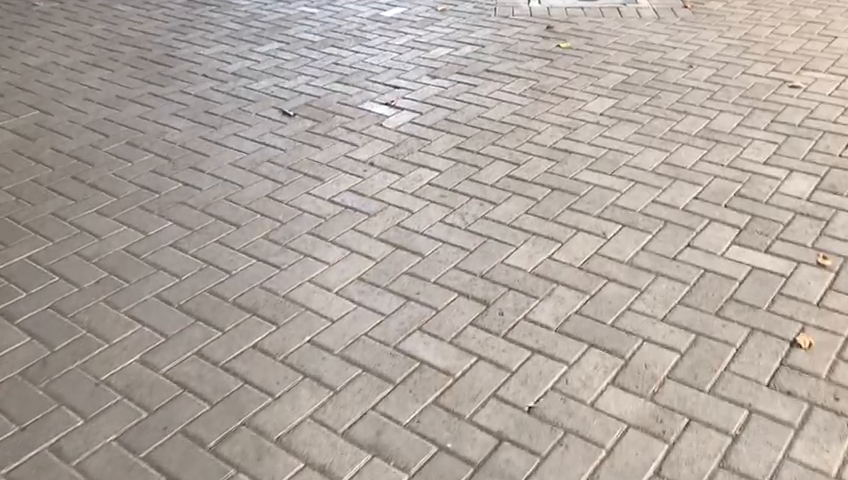
#> input picture frame 13 of trotoar.mp4, 848 x 480 px
$ jupyter execute --allow-errors 'imagecls (1).ipynb'   (older library calls are emulated)
#> lines starting #> are read from the running program, lines starting #| are printed output that depends on the picture
# Importing Library

[cell 1]
import pandas as pd
import math
from sklearn.metrics import classification_report, confusion_matrix
from sklearn.metrics import accuracy_score
import skimage.io
import skimage.feature
import matplotlib.pyplot as plt
#support algorithm for machine learning
from sklearn.ensemble import BaggingClassifier
from sklearn.ensemble import GradientBoostingRegressor


import numpy as np
from sklearn.svm import SVC
from sklearn.ensemble import ExtraTreesClassifier
import cv2 as cv

# Normalization & classifier

[cell 2]
def classifier(ExtraTreesCls,x_test):
    y_pred = ExtraTreesCls.predict(x_test)
    print(y_pred, end="")
    if y_pred[len(y_pred)-1] == 0:
        print("aspal -> ")
    elif y_pred[len(y_pred)-1] == 1:
        print("trotoar -> ")

def Normalizer(x_train):
    for column in x_train:
        x_train[column] = (x_train[column] - x_train[column].mean()) / x_train[column].std()
    return x_train

# Read csv file & data Training

#> (a cell that did not finish here is left out)

# Running Camera with Opencv

[cell 4]
cam = cv.VideoCapture('Video/trotoar.mp4')
xx = 184
yy = 1623
data = []
analysis = []
number=0
while True:
    isTrue, frame = cam.read()
#> frame is the input picture: shape (480, 848, 3); mean B, G, R 158.7, 165.9, 175.3
    if isTrue == False:
        break
    resize = cv.resize(frame, (1080,1920))
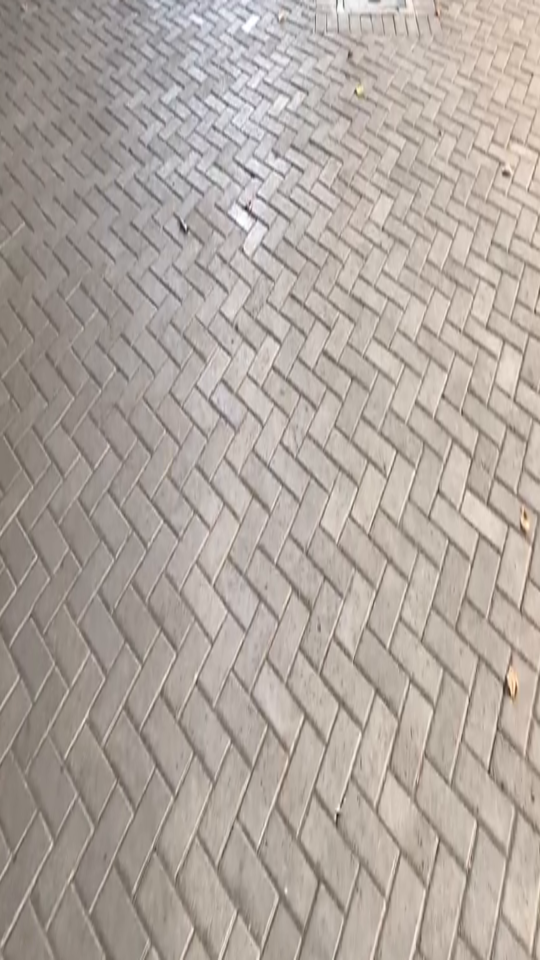
#> resize: shape (1920, 1080, 3) (shown at 1/2 size); mean B, G, R 158.5, 165.8, 175.2
    gray = cv.cvtColor(resize, cv.COLOR_BGR2GRAY)
    #print(gray)
    im = gray[yy:yy + 297, xx:xx + 712]
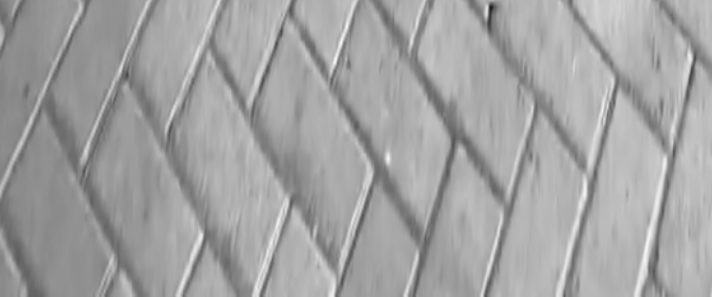
#> im: shape (297, 712); min 24, max 248, mean 162.3
    g = skimage.feature.greycomatrix(im, [1], [0], 256, symmetric=True, normed=True)
    a1 = skimage.feature.greycoprops(g, 'contrast')[0][0]
#> a1 = 44.25
    a2 = skimage.feature.greycoprops(g, 'energy')[0][0]
#> a2 = 0.0417
    a3 = skimage.feature.greycoprops(g, 'homogeneity')[0][0]
#> a3 = 0.383
    a4 = skimage.feature.greycoprops(g, 'correlation')[0][0]
#> a4 = 0.959
    a5 = skimage.feature.greycoprops(g, 'dissimilarity')[0][0]
#> a5 = 3.69
    a6 = skimage.feature.greycoprops(g, 'ASM')[0][0]
#> a6 = 0.00174
    a7 = skimage.measure.shannon_entropy(g)
#> a7 = 1.41
    temp = [a1, a2, a3, a4, a5, a6, a7];
#> temp = [44.25, 0.0417, 0.383, 0.959, 3.69, 0.00174, 1.41]
    #temp = [a1];
    data.append(temp)
    analysis.append(temp)
    if len(data) == 5:
        x_test = pd.DataFrame(data, columns=['contrast', 'energy','homogeneity', 'correlation', 'dissimilarity', 'ASM', 'Entrophy'])
        #x_test = pd.DataFrame(data, columns=['contrast'])
        x_test_normalized = Normalizer(x_test)
        classifier(ExtraTreesCls, x_test_normalized)
        data.clear()
    cv.imshow('Unfitured video', frame)
    if cv.waitKey(1) == ord('q'):
#> (key q is pressed here)
        break
print(len(gray[0]))
#| 1080
#release the recording device
cam.release()
#destroy the window
cv.destroyAllWindows()

[cell 5]
ya1=[]
ya2=[]
ya3=[]
ya4=[]
ya5=[]
ya6=[]
ya7=[]
indx = []
for idx,x in enumerate(analysis):
    ya1.append(x[0])
    ya2.append(x[1])
    ya3.append(x[2])
    ya4.append(x[3])
    ya5.append(x[4])
    ya6.append(x[5])
    ya7.append(x[6])
    indx.append(idx)
#> this loop made 1 pass
#> after the loop, indx = [0]; ya1 = [44.25]; ya2 = [0.0417]; ya3 = [0.383]; ya4 = [0.959]; ya5 = [3.69]; ya6 = [0.00174]; ya7 = [1.41]

plt.style.use('seaborn')
fig, ax = plt.subplots(figsize=(15,9))
ax.plot(indx, ya1)
# [6 lines of commented-out code are left out]
plt.show()
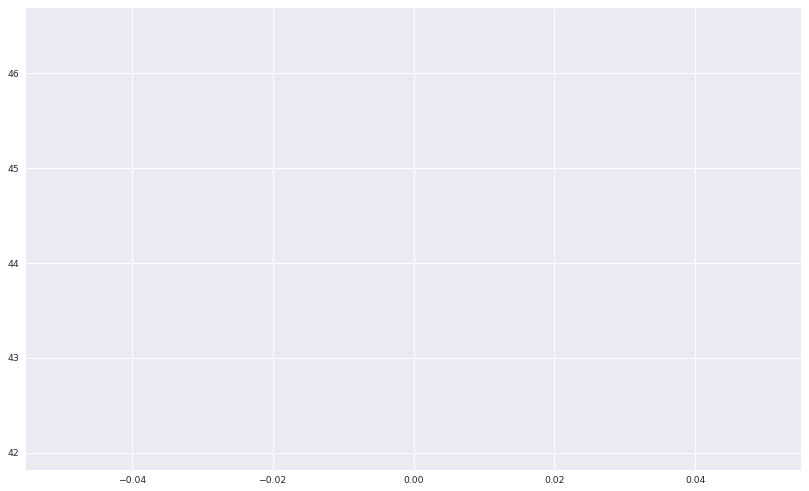
#> figure drawn by matplotlib, 1 panel

$ run again, starting later in the video
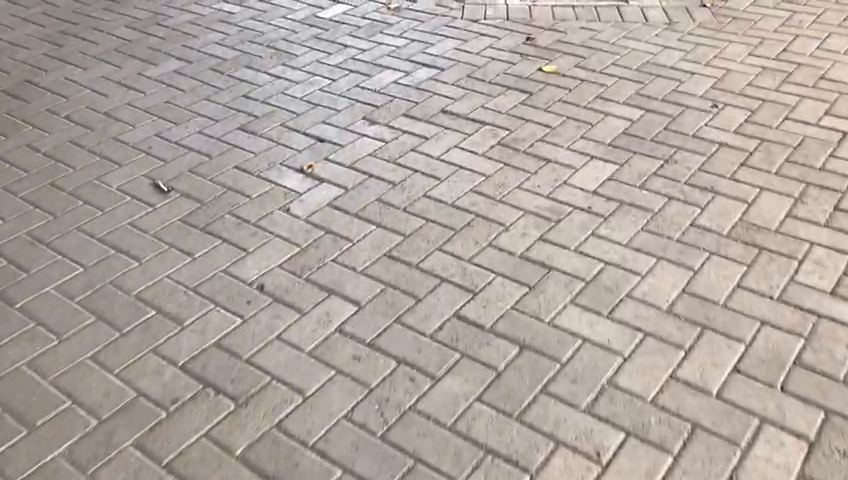
#> input picture frame 59 of trotoar.mp4, 848 x 480 px
#> frame is the input picture: shape (480, 848, 3); mean B, G, R 159.8, 165.9, 176.1
#> `im = gray[yy:yy + 297, xx:xx + 712]`:
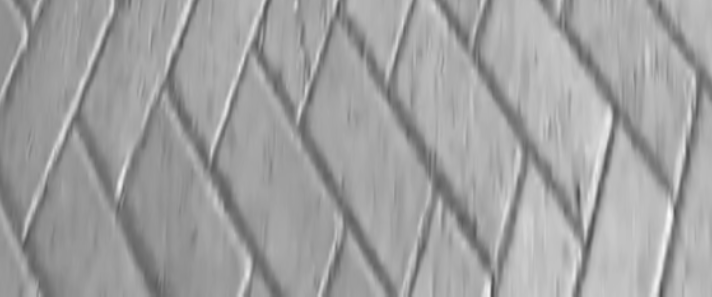
#> im: shape (297, 712); min 76, max 251, mean 160.2
#> a1 = 39.33
#> a2 = 0.039
#> a3 = 0.366
#> a4 = 0.963
#> a5 = 3.64
#> a6 = 0.00152
#> a7 = 1.34
#> temp = [39.33, 0.039, 0.366, 0.963, 3.64, 0.00152, 1.34]
#| 1080
#> the loop `for idx,x in enumerate(analysis):` made 1 pass
#> after the loop `for idx,x in enumerate(analysis):`: indx = [0]; ya1 = [39.33]; ya2 = [0.039]; ya3 = [0.366]; ya4 = [0.963]; ya5 = [3.64]; ya6 = [0.00152]; ya7 = [1.34]
#> `plt.show()`:
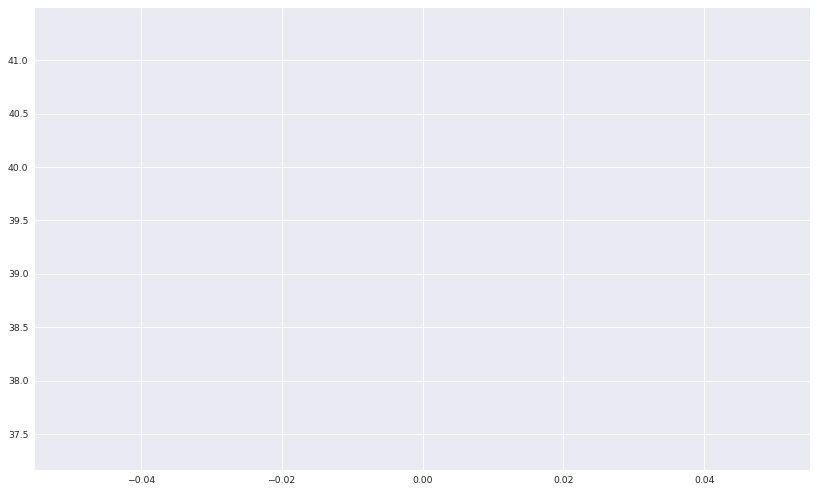
#> figure drawn by matplotlib, 1 panel

$ run again, starting later in the video
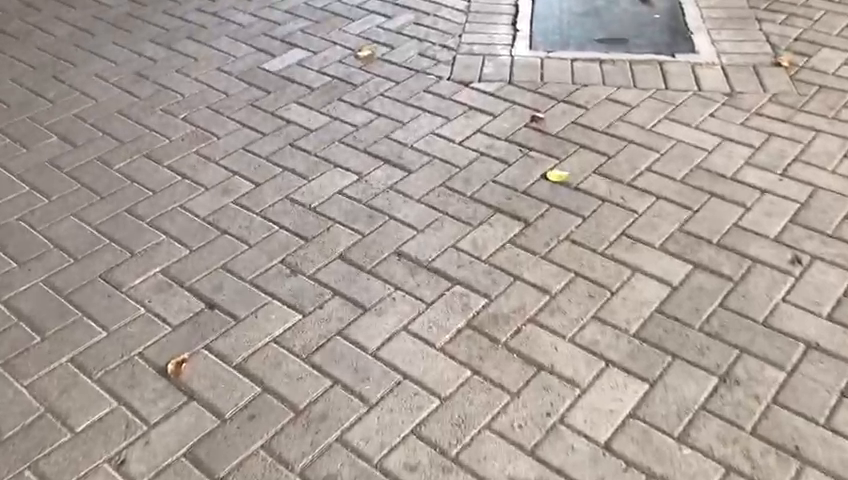
#> input picture frame 106 of trotoar.mp4, 848 x 480 px
#> frame is the input picture: shape (480, 848, 3); mean B, G, R 153.2, 159.7, 169.8
#> `resize = cv.resize(frame, (1080,1920))`:
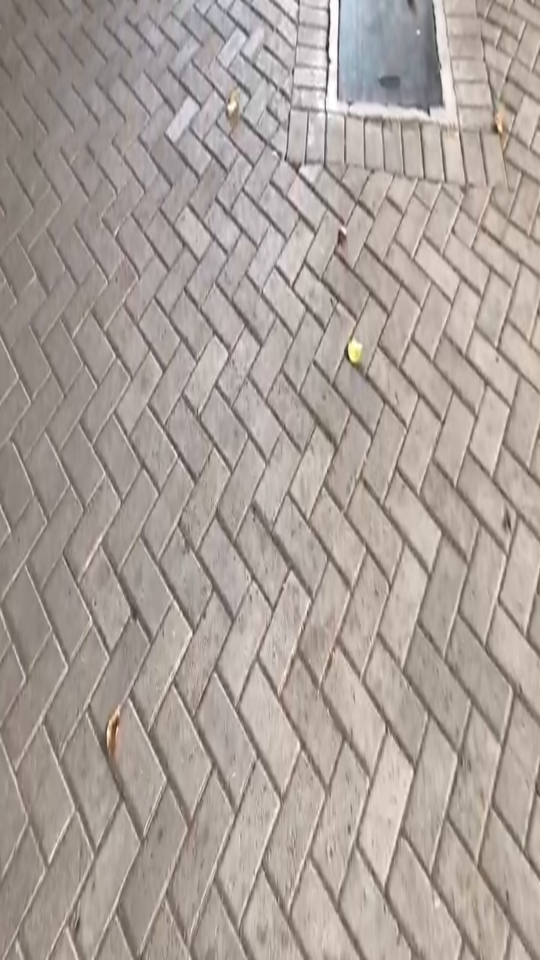
#> resize: shape (1920, 1080, 3) (shown at 1/2 size); mean B, G, R 153, 159.6, 169.7
#> `im = gray[yy:yy + 297, xx:xx + 712]`:
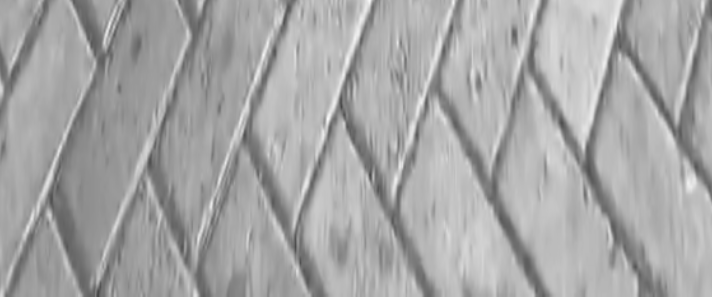
#> im: shape (297, 712); min 69, max 248, mean 165.8
#> a1 = 55.11
#> a2 = 0.0309
#> a3 = 0.3
#> a4 = 0.959
#> a5 = 4.61
#> a6 = 0.000955
#> a7 = 1.45
#> temp = [55.11, 0.0309, 0.3, 0.959, 4.61, 0.000955, 1.45]
#| 1080
#> the loop `for idx,x in enumerate(analysis):` made 1 pass
#> after the loop `for idx,x in enumerate(analysis):`: indx = [0]; ya1 = [55.11]; ya2 = [0.0309]; ya3 = [0.3]; ya4 = [0.959]; ya5 = [4.61]; ya6 = [0.000955]; ya7 = [1.45]
